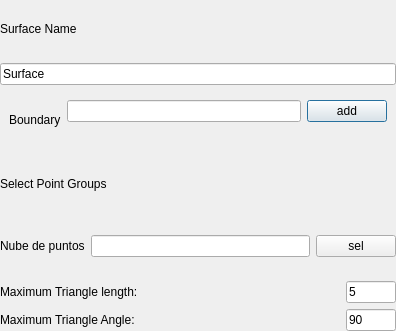
<?xml version="1.0" encoding="UTF-8"?>
<ui version="4.0">
 <class>CreateSurface</class>
 <widget class="QDialog" name="CreateSurface">
  <property name="geometry">
   <rect>
    <x>0</x>
    <y>0</y>
    <width>396</width>
    <height>331</height>
   </rect>
  </property>
  <property name="windowTitle">
   <string>Create Surface</string>
  </property>
  <layout class="QVBoxLayout" name="verticalLayout_2">
   <property name="leftMargin">
    <number>0</number>
   </property>
   <property name="topMargin">
    <number>0</number>
   </property>
   <property name="rightMargin">
    <number>0</number>
   </property>
   <property name="bottomMargin">
    <number>0</number>
   </property>
   <item>
    <layout class="QVBoxLayout" name="verticalLayout">
     <property name="bottomMargin">
      <number>0</number>
     </property>
     <item>
      <widget class="QLabel" name="SurfaceNameL">
       <property name="text">
        <string>Surface Name</string>
       </property>
      </widget>
     </item>
     <item>
      <widget class="QLineEdit" name="SurfaceNameLE">
       <property name="text">
        <string>Surface</string>
       </property>
      </widget>
     </item>
     <item>
      <widget class="QWidget" name="widget_2" native="true">
       <layout class="QGridLayout" name="gridLayout_2">
        <item row="0" column="2">
         <widget class="QLineEdit" name="editBoundary"/>
        </item>
        <item row="0" column="0" rowspan="2" colspan="2">
         <widget class="QLabel" name="label_2">
          <property name="text">
           <string>Boundary</string>
          </property>
         </widget>
        </item>
        <item row="0" column="3">
         <widget class="QPushButton" name="buttonBoundary">
          <property name="text">
           <string>add</string>
          </property>
         </widget>
        </item>
       </layout>
      </widget>
     </item>
     <item>
      <widget class="QLabel" name="SelectPointGroupL">
       <property name="text">
        <string>Select Point Groups</string>
       </property>
      </widget>
     </item>
     <item>
      <widget class="QWidget" name="widget" native="true">
       <layout class="QGridLayout" name="gridLayout">
        <property name="leftMargin">
         <number>0</number>
        </property>
        <property name="topMargin">
         <number>0</number>
        </property>
        <property name="rightMargin">
         <number>0</number>
        </property>
        <property name="bottomMargin">
         <number>0</number>
        </property>
        <item row="0" column="0">
         <widget class="QLabel" name="label">
          <property name="text">
           <string>Nube de puntos</string>
          </property>
         </widget>
        </item>
        <item row="0" column="1">
         <widget class="QLineEdit" name="editCloud"/>
        </item>
        <item row="0" column="2">
         <widget class="QPushButton" name="buttonAdd">
          <property name="text">
           <string>sel</string>
          </property>
         </widget>
        </item>
       </layout>
      </widget>
     </item>
     <item>
      <layout class="QHBoxLayout" name="horizontalLayout">
       <item>
        <widget class="QLabel" name="MaxlengthL">
         <property name="text">
          <string>Maximum Triangle length:</string>
         </property>
        </widget>
       </item>
       <item>
        <widget class="QLineEdit" name="MaxlengthLE">
         <property name="maximumSize">
          <size>
           <width>50</width>
           <height>16777215</height>
          </size>
         </property>
         <property name="text">
          <string>5</string>
         </property>
        </widget>
       </item>
      </layout>
     </item>
     <item>
      <layout class="QHBoxLayout" name="horizontalLayout_2">
       <item>
        <widget class="QLabel" name="OtherValueL">
         <property name="text">
          <string>Maximum Triangle Angle:</string>
         </property>
        </widget>
       </item>
       <item>
        <widget class="QLineEdit" name="MaxAngleLE">
         <property name="maximumSize">
          <size>
           <width>50</width>
           <height>16777215</height>
          </size>
         </property>
         <property name="text">
          <string>90</string>
         </property>
        </widget>
       </item>
      </layout>
     </item>
    </layout>
   </item>
  </layout>
 </widget>
 <resources/>
 <connections/>
</ui>
